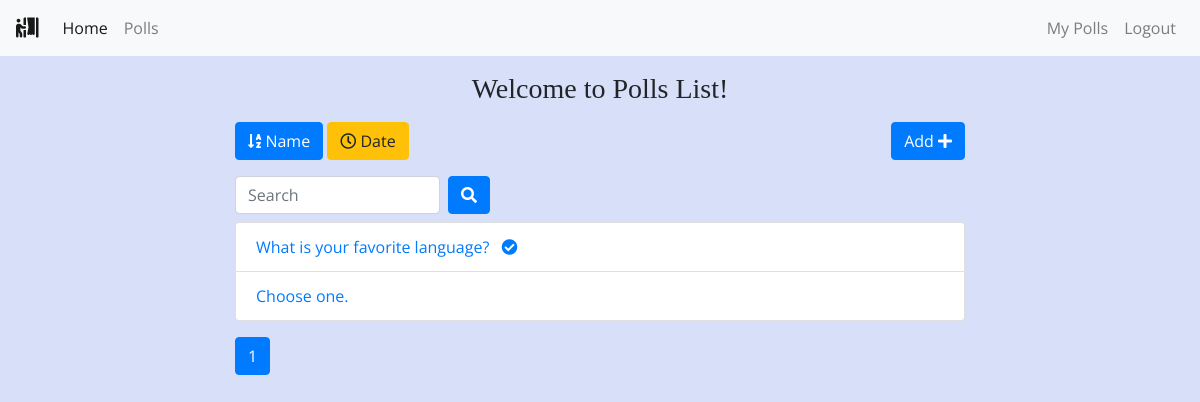
Screenshot of /polls/list/?date=True (signed in) with the database file from the repository.
### polls/models.py (models this page shows, shortened)
class Poll(models.Model):
    owner = models.ForeignKey(User, on_delete=models.CASCADE)
    text = models.TextField()
    pub_date = models.DateTimeField(default=timezone.now)
    active = models.BooleanField(default=True)

### polls/views.py (the view)
# urls.py: path('list/', views.polls_list, name='list'),
@login_required()
def polls_list(request):
    all_polls = Poll.objects.all()
    search_term = ''
    if 'name' in request.GET:
        all_polls = all_polls.order_by('text')
    if 'date' in request.GET:
        all_polls = all_polls.order_by('pub_date')
    if 'vote' in request.GET:
        all_polls = all_polls.annotate(Count('vote')).order_by('vote__count')
    if 'search' in request.GET:
        search_term = request.GET['search']
        all_polls = all_polls.filter(text__icontains=search_term)
    paginator = Paginator(all_polls, 6)  # Show 6 contacts per page
    page = request.GET.get('page')
    polls = paginator.get_page(page)
    get_dict_copy = request.GET.copy()
    params = get_dict_copy.pop('page', True) and get_dict_copy.urlencode()
    print(params)
    context = {
        'polls': polls,
        'params': params,
        'search_term': search_term,
    }
    return render(request, 'polls/polls_list.html', context)

### polls/templates/polls/polls_list.html (shortened to what this page needs)
{% extends 'base.html' %}
{% block content %}
<div class="container">
    <div class="row">
        <div class="col-md-8 offset-sm-2">
            <h3 style="font-family: 'Playfair Display', serif;" class="text-center mt-3 mb-3">Welcome to Polls List!</h3>
            <a class="btn btn-{% if 'name' in request.GET %}warning{% else %}primary{% endif %} mb-3" href="?name=True"
                role="button"><i class="fas fa-sort-alpha-down"></i>
                Name</a>
            <a class="btn btn-{% if 'date' in request.GET %}warning{% else %}primary{% endif %} mb-3" href="?date=True"
                role="button"><i class="far fa-clock"></i> Date</a>
            <a class="btn btn-primary mb-3 float-right" href="{% url 'polls:add' %}" role="button">Add <i class="fas fa-plus"></i></a>
            <form class="form-inline">
                <div class="form-group mr-sm-2 mb-2">
                    <input type="search" class="form-control" name="search" placeholder="Search" value={{ search_term }}>
                </div>
                <button type="submit" class="btn btn-primary mb-2"><i class="fas fa-search"></i></button>
            </form>
            <ul class="list-group">
                {% for poll in polls %}
                <li class="list-group-item"><a href="{% url 'polls:detail' poll.id %}">{{ poll.text|truncatewords:5 }}
                        {% if not poll.active%}
                        <i class="fas fa-check-circle ml-2"></i>
                        {% endif %}
                    </a>
                </li>
                {% endfor %}
            </ul>
            <nav class="mt-3">
                <ul class="pagination">
                    <li class="page-item active"><a class="page-link" href="">{{ polls.number }}</a></li>
                </ul>
            </nav>
        </div>
    </div>
</div>
{% endblock content %}

### rows the page displays
Poll: text "What is your favorite language?", active False (drawn)
Poll: text "Choose one."

### other values shown
{{ polls.number }} "1"
